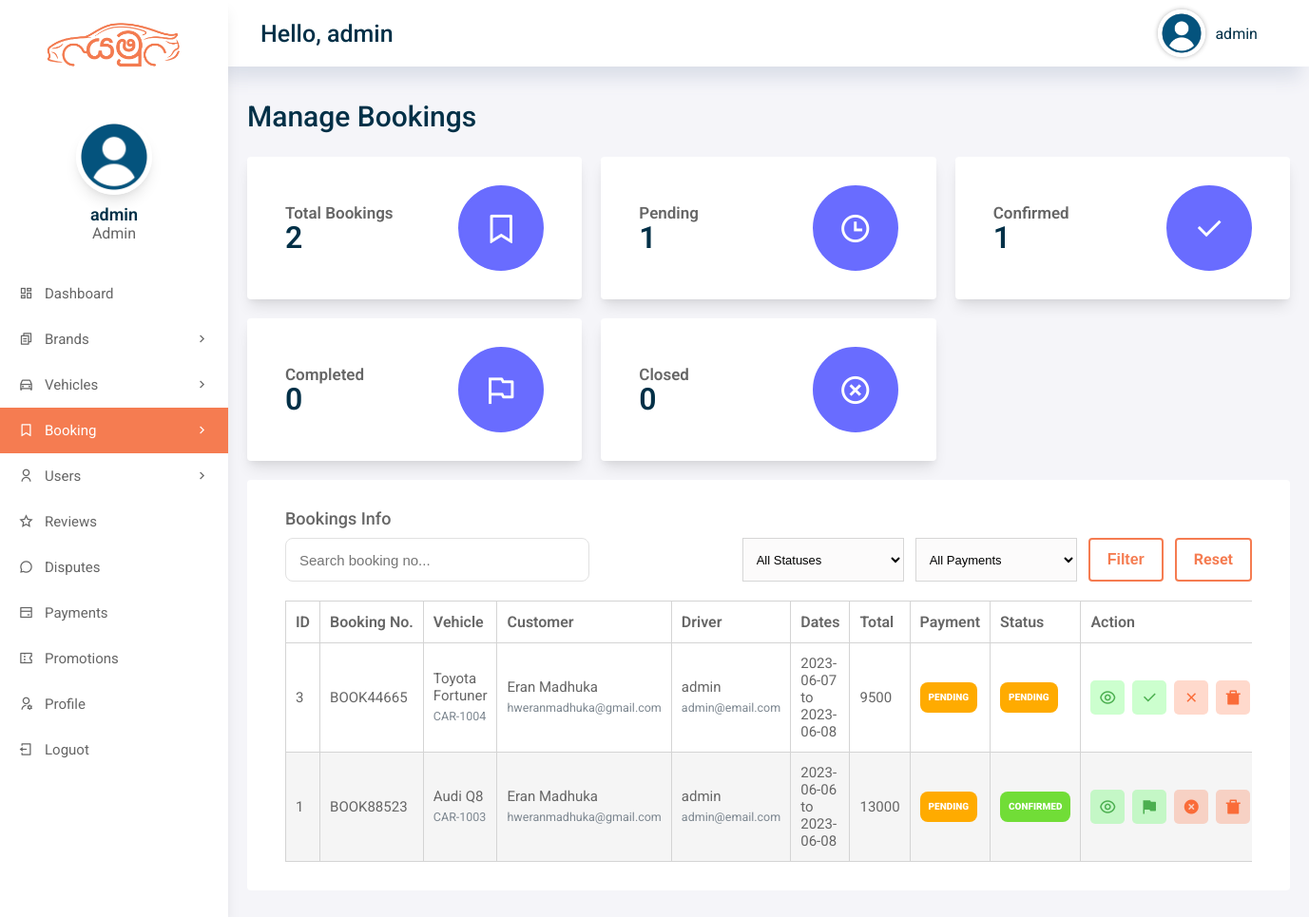
The page /admin/bookings.php (signed in) on the database its author committed.
### tables this page shows
CREATE TABLE IF NOT EXISTS `booking` (
  `booking_id` int(11) NOT NULL AUTO_INCREMENT,
  `booking_No` varchar(50) DEFAULT NULL,
  `user_ID` int(11) DEFAULT NULL,
  `driver_id` int(11) DEFAULT NULL,
  `vehicle_ID` int(11) DEFAULT NULL,
  `start_Data` varchar(20) DEFAULT NULL,
  `end_Date` varchar(20) DEFAULT NULL,
  `total` double DEFAULT NULL,
  `status` int(11) DEFAULT '0',
  `booking_status` varchar(20) NOT NULL DEFAULT 'pending',
  `payment_status` varchar(20) NOT NULL DEFAULT 'pending',
  `promotion_id` int(11) DEFAULT NULL,
  `promo_code` varchar(50) DEFAULT NULL,
  `discount_amount` decimal(10,2) NOT NULL DEFAULT '0.00',
  `final_amount` decimal(10,2) DEFAULT NULL,
  `booking_Date` datetime DEFAULT NULL,
  `created_at` datetime DEFAULT NULL,
  `updated_at` datetime DEFAULT NULL,
  `cancelled_at` datetime DEFAULT NULL,
  `completed_at` datetime DEFAULT NULL,
  `update_Date` datetime DEFAULT NULL,
  PRIMARY KEY (`booking_id`)
);

CREATE TABLE IF NOT EXISTS `vehicles` (
  `vehicle_id` int(11) NOT NULL AUTO_INCREMENT,
  `owner_user_id` int(11) DEFAULT NULL,
  `vehicle_title` varchar(50) DEFAULT NULL,
  `vehicle_brand` varchar(50) DEFAULT NULL,
  `vehicle_desc` longtext,
  `price` float DEFAULT NULL,
  `transmission` varchar(50) DEFAULT NULL,
  `fuel_type` varchar(50) DEFAULT NULL,
  `year` int(4) DEFAULT NULL,
  `engine_capacity` varchar(50) DEFAULT NULL,
  `capacity` int(3) DEFAULT NULL,
  `location` varchar(150) DEFAULT NULL,
  `registration_number` varchar(100) DEFAULT NULL,
  `vImg1` varchar(255) DEFAULT NULL,
  `vImg2` varchar(255) DEFAULT NULL,
  `vImg3` varchar(255) DEFAULT NULL,
  `vImg4` varchar(255) DEFAULT NULL,
  `airConditioner` int(1) DEFAULT NULL,
  `powerdoorlocks` int(1) DEFAULT NULL,
  `antilockbrakingsys` int(1) DEFAULT NULL,
  `brakeassist` int(1) DEFAULT NULL,
  `powersteering` int(1) DEFAULT NULL,
  `driverairbag` int(1) DEFAULT NULL,
  `passengerairbag` int(1) DEFAULT NULL,
  `powerwindow` int(1) DEFAULT NULL,
  `cdplayer` int(1) DEFAULT NULL,
  `reg_date` datetime DEFAULT NULL,
  `updatation_date` datetime DEFAULT NULL,
  `vehicle_status` int(1) DEFAULT '1',
  `listing_status` varchar(20) NOT NULL DEFAULT 'approved',
  `availability_status` varchar(20) NOT NULL DEFAULT 'available',
  `maintenance_status` varchar(30) NOT NULL DEFAULT 'good',
  `service_date` date DEFAULT NULL,
  `next_service_date` date DEFAULT NULL,
  `service_notes` longtext,
  `service_cost` decimal(10,2) DEFAULT NULL,
  `approved_by` int(11) DEFAULT NULL,
  `approved_at` datetime DEFAULT NULL,
  `updated_at` datetime DEFAULT NULL,
  PRIMARY KEY (`vehicle_id`)
);

CREATE TABLE IF NOT EXISTS `users` (
  `user_id` int(11) NOT NULL AUTO_INCREMENT,
  `username` varchar(50) DEFAULT NULL,
  `password` varchar(50) DEFAULT NULL,
  `role` enum('admin','staff','driver','customer') NOT NULL DEFAULT 'customer',
  `full_name` varchar(255) DEFAULT NULL,
  `email` varchar(255) DEFAULT NULL,
  `address` longtext,
  `city` varchar(50) DEFAULT NULL,
  `phone` varchar(11) DEFAULT NULL,
  `dob` varchar(50) DEFAULT NULL,
  `license_or_nic` varchar(100) DEFAULT NULL,
  `verification_status` varchar(20) NOT NULL DEFAULT 'verified',
  `bio` longtext,
  `profile_pic` varchar(255) DEFAULT NULL,
  `account_status` varchar(20) NOT NULL DEFAULT 'active',
  `rag_date` datetime DEFAULT NULL,
  `created_at` datetime DEFAULT NULL,
  `updated_at` datetime DEFAULT NULL,
  PRIMARY KEY (`user_id`)
);

### includes/auth.php (called while the page is built, shortened)
<?php
function yamu_e($value)
{
    return htmlspecialchars((string) $value, ENT_QUOTES, 'UTF-8');
}
function yamu_badge_class($status)
{
    $status = strtolower(trim((string) $status));
    if (in_array($status, ['active', 'approved', 'verified', 'confirmed', 'completed', 'paid', 'available', 'good', 'visible', 'resolved'], true)) {
        return 'Status-conpleted-badge';
    }
    if (in_array($status, ['pending', 'under_review', 'unverified', 'booked', 'due soon', 'open', 'flagged', 'busy', 'on_request'], true)) {
        return 'Status-pending-badge';
    }
    return 'Status-inactive-badge';
}

### includes/booking-management.php (called while the page is built, shortened)
<?php
require_once __DIR__ . '/auth.php';
function yamu_booking_normalize_payment_status($status)
{
    $status = strtolower(trim((string) $status));
    $allowed = ['pending', 'paid', 'failed', 'refunded'];
    return in_array($status, $allowed, true) ? $status : 'pending';
}

### admin/bookings.php (the view, shortened to what this page needs)
<?php
require_once __DIR__ . '/../includes/auth.php';
require_once __DIR__ . '/../includes/booking-management.php';
include 'includes/config.php';
$statsResult = mysqli_query(
    $conn,
    "SELECT COUNT(*) AS total_bookings,
            SUM(booking_status = 'pending') AS pending_bookings,
            SUM(booking_status = 'confirmed') AS confirmed_bookings,
            SUM(booking_status = 'completed') AS completed_bookings,
            SUM(booking_status IN ('cancelled', 'rejected')) AS closed_bookings
     FROM booking"
);
$stats = $statsResult ? mysqli_fetch_assoc($statsResult) : [];
$sql = "SELECT b.*,
               v.vehicle_title,
               v.registration_number,
               c.full_name AS customer_name,
               c.email AS customer_email,
               d.full_name AS driver_name,
               d.email AS driver_email
        FROM booking b
        LEFT JOIN vehicles v ON v.vehicle_id = b.vehicle_ID
        LEFT JOIN users c ON c.user_id = b.user_ID
        LEFT JOIN users d ON d.user_id = b.driver_id
        WHERE 1 = 1";
$sql .= " ORDER BY COALESCE(b.updated_at, b.booking_Date) DESC, b.booking_id DESC";
$result = mysqli_query($conn, $sql);
?>
<!DOCTYPE html>
<html lang="en">
<head>
    <?php include('includes/header.php'); ?>
</head>
<body>
    <div class="grid-container">
        <?php include('includes/menu.php'); ?>
        <?php include('includes/aside.php'); ?>
        <main class="main">
            <h2>Manage Bookings</h2>
            <div class="main-overview">
                <div class="overviewcard">
                    <div class="overviewcard-info">
                        <h3>Total Bookings</h3>
                        <span><?php echo (int) ($stats['total_bookings'] ?? 0); ?></span>
                    </div>
                    <div class="overviewcard-icon">
                        <i class="ri-bookmark-line"></i>
                    </div>
                </div>
                <div class="overviewcard">
                    <div class="overviewcard-info">
                        <h3>Pending</h3>
                        <span><?php echo (int) ($stats['pending_bookings'] ?? 0); ?></span>
                    </div>
                    <div class="overviewcard-icon">
                        <i class="ri-time-line"></i>
                    </div>
                </div>
                <div class="overviewcard">
                    <div class="overviewcard-info">
                        <h3>Confirmed</h3>
                        <span><?php echo (int) ($stats['confirmed_bookings'] ?? 0); ?></span>
                    </div>
                    <div class="overviewcard-icon">
                        <i class="ri-check-line"></i>
                    </div>
                </div>
                <div class="overviewcard">
                    <div class="overviewcard-info">
                        <h3>Completed</h3>
                        <span><?php echo (int) ($stats['completed_bookings'] ?? 0); ?></span>
                    </div>
                    <div class="overviewcard-icon">
                        <i class="ri-flag-line"></i>
                    </div>
                </div>
                <div class="overviewcard">
                    <div class="overviewcard-info">
                        <h3>Closed</h3>
                        <span><?php echo (int) ($stats['closed_bookings'] ?? 0); ?></span>
                    </div>
                    <div class="overviewcard-icon">
                        <i class="ri-close-circle-line"></i>
                    </div>
                </div>
            </div>
            <div class="main-cards">
                <div class="card">
                    <h3>Bookings Info</h3>
                    <div class="card-title">
                        <div class="search-box">
                            <input type="text" id="myInput" onkeyup="seacrFunction()" placeholder="Search booking no...">
                        </div>
                        <form action="" method="GET">
                            <select name="status" style="width: 170px;">
                                <option value="">All Statuses</option>
                            </select>
                            <select name="payment_status" style="width: 170px;">
                                <option value="">All Payments</option>
                            </select>
                            <button type="submit" class="btn second-btn">Filter</button>
                            <a href="bookings.php" class="btn second-btn">Reset</a>
                        </form>
                    </div>
                    <div class="table-wrap">
                    <table id="table">
                        <thead>
                            <tr>
                                <th>ID</th>
                                <th>Booking No.</th>
                                <th>Vehicle</th>
                                <th>Customer</th>
                                <th>Driver</th>
                                <th>Dates</th>
                                <th>Total</th>
                                <th>Payment</th>
                                <th>Status</th>
                                <th>Action</th>
                            </tr>
                        </thead>
                        <tbody class="table-body">
                            <?php if ($result && mysqli_num_rows($result) > 0) {
                                while ($row = mysqli_fetch_assoc($result)) {
                                    $status = yamu_booking_normalize_status($row['booking_status'] ?? 'pending');
                                    $paymentStatus = yamu_booking_normalize_payment_status($row['payment_status'] ?? 'pending');
                                    ?>
                                    <tr>
                                        <td><?php echo (int) $row['booking_id']; ?></td>
                                        <td><?php echo yamu_e($row['booking_No']); ?></td>
                                        <td>
                                            <?php echo yamu_e($row['vehicle_title']); ?><br>
                                            <small><?php echo yamu_e($row['registration_number']); ?></small>
                                        </td>
                                        <td>
                                            <?php echo yamu_e($row['customer_name']); ?><br>
                                            <small><?php echo yamu_e($row['customer_email']); ?></small>
                                        </td>
                                        <td>
                                            <?php echo yamu_e($row['driver_name']); ?><br>
                                            <small><?php echo yamu_e($row['driver_email']); ?></small>
                                        </td>
                                        <td><?php echo yamu_e($row['start_Data']); ?><br>to<br><?php echo yamu_e($row['end_Date']); ?></td>
                                        <td><?php echo yamu_e($row['total']); ?></td>
                                        <td><span class="<?php echo yamu_e(yamu_badge_class($paymentStatus)); ?>"><?php echo yamu_e(ucfirst($paymentStatus)); ?></span></td>
                                        <td><span class="<?php echo yamu_e(yamu_badge_class($status)); ?>"><?php echo yamu_e(ucfirst($status)); ?></span></td>
                                        <td class="action-cell">
                                            <div class="table-actions">
                                            <a href="booking-details.php?bookingID=<?php echo (int) $row['booking_id']; ?>" class="edit-badge" title="View"><i class="ri-eye-line"></i></a>
                                            <?php if ($status === 'pending') { ?>
                                                <a href="includes/booking-process.php?action=confirm&booking_id=<?php echo (int) $row['booking_id']; ?>" class="edit-badge" title="Confirm"><i class="ri-check-fill"></i></a>
                                                <a href="includes/booking-process.php?action=reject&booking_id=<?php echo (int) $row['booking_id']; ?>" class="del-badge" title="Reject"><i class="ri-close-fill"></i></a>
                                            <?php } elseif ($status === 'confirmed') { ?>
                                                <a href="includes/booking-process.php?action=complete&booking_id=<?php echo (int) $row['booking_id']; ?>" class="edit-badge" title="Complete"><i class="ri-flag-fill"></i></a>
                                                <a href="includes/booking-process.php?action=cancel&booking_id=<?php echo (int) $row['booking_id']; ?>" class="del-badge" title="Cancel"><i class="ri-close-circle-fill"></i></a>
                                            <?php } ?>
                                            <a href="includes/booking-process.php?deleteBooking=<?php echo (int) $row['booking_id']; ?>" class="del-badge" title="Delete"><i class="ri-delete-bin-7-fill"></i></a>
                                            </div>
                                        </td>
                                    </tr>
                                <?php }
                            } else { ?>
                                <tr>
                                    <td colspan="10">No bookings found.</td>
                                </tr>
                            <?php } ?>
                        </tbody>
                    </table>
                    </div>
                </div>
            </div>
        </main>
    </div>
</body>
</html>

### rows shown on the page
booking: booking_id "3", booking_No "BOOK44665", vehicle_ID.vehicle_title "Toyota Fortuner", vehicle_ID.registration_number "CAR-1004", user_ID.full_name "Eran Madhuka", user_ID.email "hweranmadhuka@gmail.com", users.full_name "admin", users.email "admin@email.com", start_Data "2023-06-07", end_Date "2023-06-08", total "9500", payment_status "PENDING"
booking: booking_id "1", booking_No "BOOK88523", vehicle_ID.vehicle_title "Audi Q8", vehicle_ID.registration_number "CAR-1003", user_ID.full_name "Eran Madhuka", user_ID.email "hweranmadhuka@gmail.com", users.full_name "admin", users.email "admin@email.com", start_Data "2023-06-06", end_Date "2023-06-08", total "13000", payment_status "PENDING"

### other values the page prints
yamu_e($_SESSION['admin']['username']) "admin"
yamu_e($_SESSION['admin']['name']) "admin"
yamu_e($_SESSION['admin']['role'] ?? 'admin') "Admin"
$stats['total_bookings'] "2"
$stats['pending_bookings'] "1"
$stats['confirmed_bookings'] "1"
$stats['completed_bookings'] "0"
$stats['closed_bookings'] "0"
